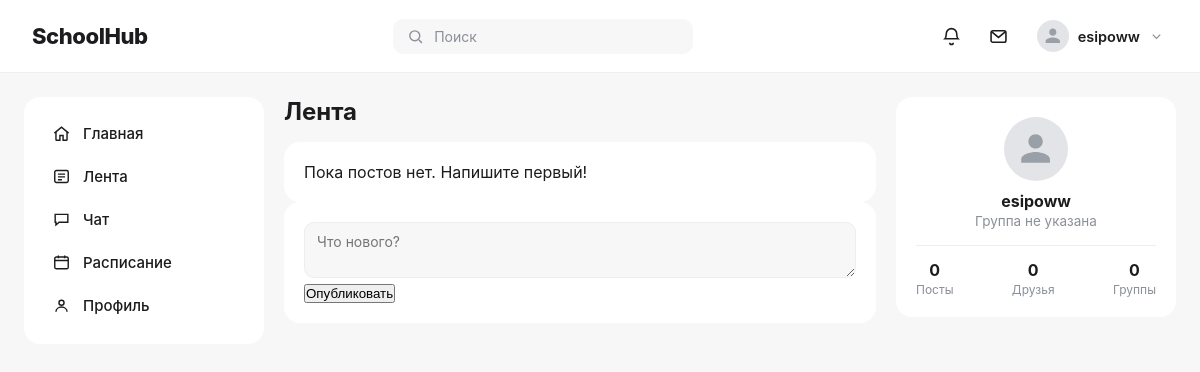
Page /feed/ (signed in) on the earlier database version.
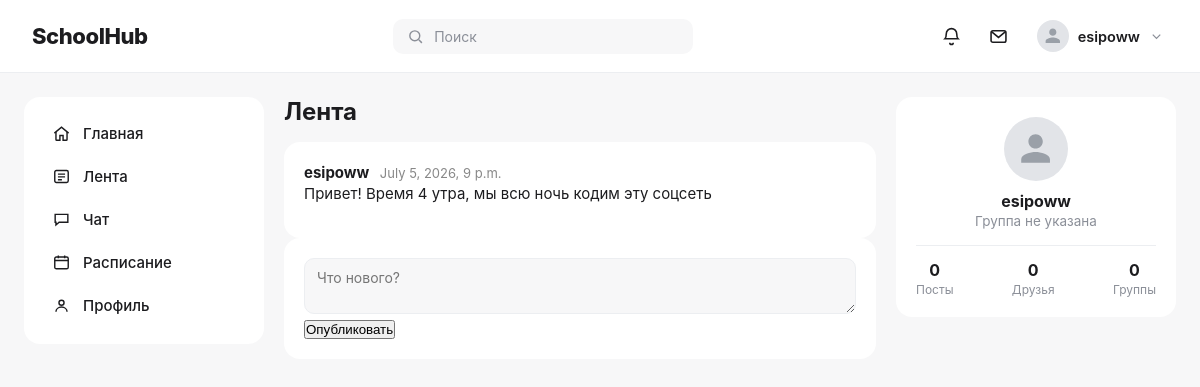
Same page on the later database version.
### posts/models.py (models this page shows, shortened)
class Post(models.Model):
    author = models.ForeignKey(User, on_delete=models.CASCADE)
    content = models.TextField()
    created_at = models.DateTimeField(auto_now_add=True)
    class Meta:
        ordering = ['-created_at']

### posts/views.py (the view)
# urls.py: path('feed/', views.feed, name='feed'),
@login_required
def feed(request):
    if request.method == 'POST':
        content = request.POST.get('content')
        if content:
            Post.objects.create(author=request.user, content=content)
        return redirect('feed')
    posts = Post.objects.all()
    return render(request, 'posts/feed.html', {'posts': posts})

### posts/templates/posts/feed.html (shortened to what this page needs)
{% extends "base.html" %}
{% block content %}
    <h2 style="margin-bottom: 16px;">Лента</h2>
    {% for post in posts %}
    <div class="card">
        <span class="post-author">{{ post.author.username }}</span>
        <span style="color:#888; font-size:13px; margin-left:6px;">{{ post.created_at }}</span>
        <div class="post-content">{{ post.content }}</div>
    </div>
    {% empty %}
    <div class="card">Пока постов нет. Напишите первый!</div>
    {% endfor %}
    <div class="card">
        <form method="POST">
            <textarea name="content" placeholder="Что нового?"></textarea>
            <br>
            <button type="submit">Опубликовать</button>
        </form>
    </div>
{% endblock %}

Differences in the rows shown:
added Post: author.username "esipoww", created_at "July 5, 2026, 9 p.m.", content "Привет! Время 4 утра, мы всю ночь кодим эту соцсеть"
Other differences:
text no longer shown: "Пока постов нет. Напишите первый!"
